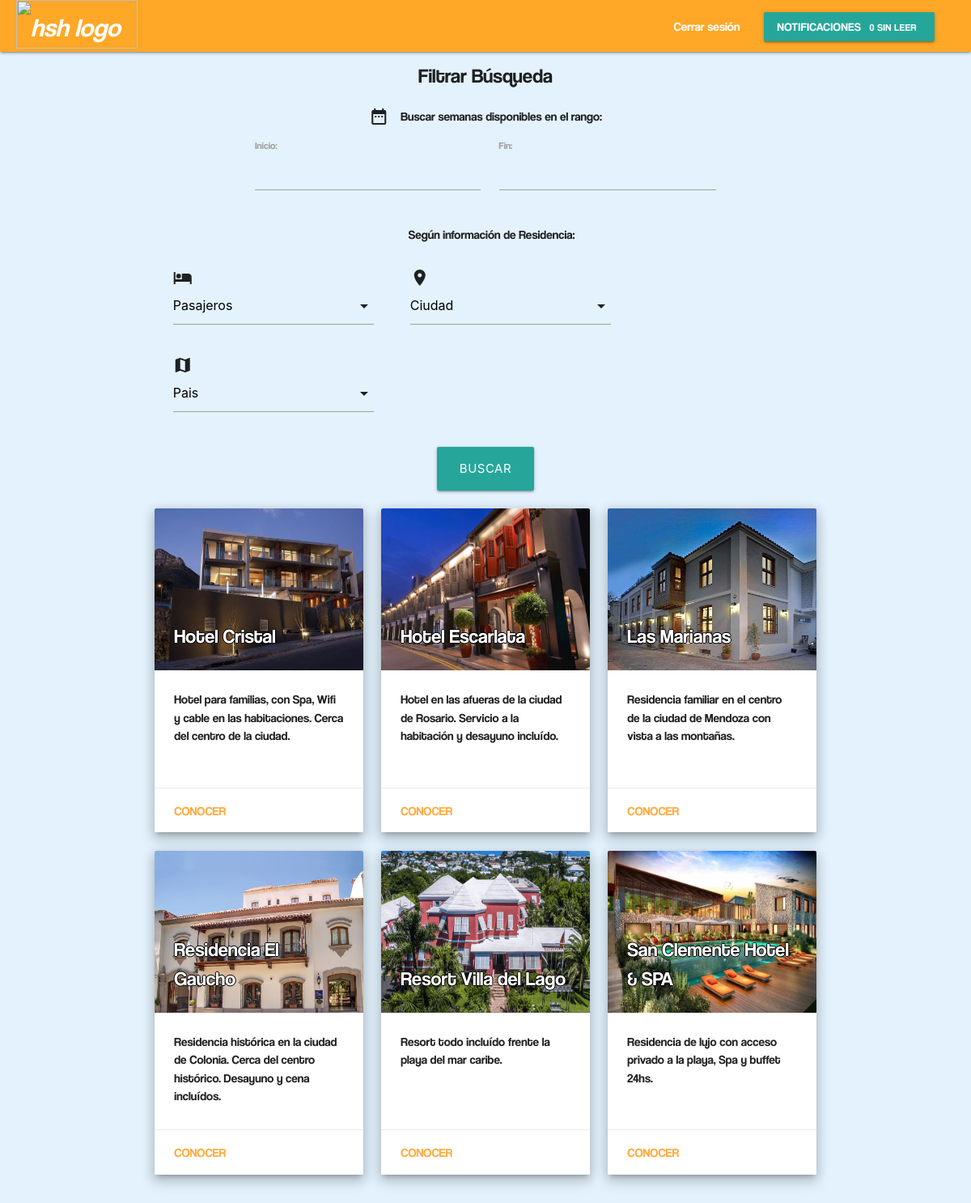
The page /buscar_residencias/ (signed in) on the database its author committed.
### main/models.py (models this page shows, shortened)
class User(AbstractBaseUser, PermissionsMixin):
	email = models.EmailField(_('email address'), unique=True)
	first_name = models.CharField(_('nombre'), max_length=30, blank=True)
	last_name = models.CharField(_('apellido'), max_length=30, blank=True)
	date_joined = models.DateTimeField(_('date joined'), auto_now_add=True)
	is_active = models.BooleanField(_('active'), default=True)
	date_of_birth = models.DateField(_('fecha de nacimiento'))
	nacionalidad = models.CharField(max_length=50)
	creditos = models.IntegerField(default=2)
	premium = models.BooleanField(_('premium estatus'), default=False)
	is_staff = models.BooleanField(
		_('staff status'),
		default=False,
		help_text=_('Designates whether the user can log into this admin site.'),
	)
	metodo_de_pago = models.OneToOneField(
		'Tarjeta',
		on_delete=models.CASCADE,
		related_name='user'
		)
	objects = UserManager()
	USERNAME_FIELD = 'email'
	REQUIRED_FIELDS = []
	class Meta:
		verbose_name = _('cliente')
		verbose_name_plural = _('clientes')

class Residencia(models.Model):
	nombre = models.CharField(max_length=50)
	dirección = models.CharField(max_length=200)
	ciudad = models.CharField(max_length=100)
	pais = models.CharField(max_length=30)
	descripcion = models.TextField()
	habitaciones = models.IntegerField(default=0)
	personas = models.IntegerField(default=0)
	baños = models.IntegerField(default=0)
	class Meta:
		ordering = ['nombre']
	def primerFoto(self):
		if self.imagenes.exists():
			return self.imagenes.first().imagen.name[12:]
		else:
			return "fotos/68184730.jpg"

class Imagen(models.Model):
	residencia = models.ForeignKey(Residencia,on_delete=models.CASCADE,related_name='imagenes')
	imagen = models.ImageField(upload_to=('staticfiles/fotos'))

### main/views.py (the view)
# urls.py: path("buscar_residencias/", views.buscar_residencias, name="buscar_residencias"),
def buscar_residencias(request):
    residencias = Residencia.objects.all()
    subastas = []
    errores = ""
    if request.method == 'POST':
        form = BuscarResidenciaForm(request.POST)
        if form.is_valid():
            fecha_inicio = form.cleaned_data.get("inicio")
            fecha_fin = form.cleaned_data.get("fin")
            pasa_form = form.cleaned_data.get("pasajeros")
            pais_form = form.cleaned_data.get("pais")
            ciudad_form = form.cleaned_data.get("ciudad")
            if pasa_form != None and pais_form != "" and ciudad_form != "":
                subastas = Subasta.objects.filter(dia_inicial__gte = fecha_inicio,
                dia_inicial__lte = fecha_fin, residencia__personas = pasa_form,
                residencia__pais = pais_form, residencia__ciudad = ciudad_form)
            elif pais_form != "" and ciudad_form != "":
                subastas = Subasta.objects.filter(dia_inicial__gte = fecha_inicio,
                dia_inicial__lte = fecha_fin, residencia__pais = pais_form,
                residencia__ciudad = ciudad_form)
            elif pasa_form != None and ciudad_form != "":
                subastas = Subasta.objects.filter(dia_inicial__gte = fecha_inicio,
                dia_inicial__lte = fecha_fin, residencia__personas = pasa_form,
                residencia__ciudad = ciudad_form)
            elif pais_form != "" and pasa_form != None:
                subastas = Subasta.objects.filter(dia_inicial__gte = fecha_inicio,
                dia_inicial__lte = fecha_fin, residencia__personas = pasa_form,
                residencia__pais = pais_form)
            elif pasa_form != None:
                subastas = Subasta.objects.filter(dia_inicial__gte = fecha_inicio,
                dia_inicial__lte = fecha_fin, residencia__personas = pasa_form)
            elif pais_form != "":
                subastas = Subasta.objects.filter(dia_inicial__gte = fecha_inicio,
                dia_inicial__lte = fecha_fin, residencia__pais = pais_form)
            elif ciudad_form != "":
                subastas = Subasta.objects.filter(dia_inicial__gte = fecha_inicio,
                dia_inicial__lte = fecha_fin, residencia__ciudad = ciudad_form)
            else:
                subastas = Subasta.objects.filter(dia_inicial__gte = fecha_inicio,
                                                  dia_inicial__lte = fecha_fin)
        residencias = set([Residencia.objects.get(id=s.residencia.id) for s in subastas])
    else:
        form = BuscarResidenciaForm()
    paises = set(r.pais for r in Residencia.objects.all())
    ciudades = set(r.ciudad for r in Residencia.objects.all())
    pasajeros = set(r.personas for r in Residencia.objects.all())
    return render(request=request,
                  template_name="main/residencias/buscar_residencias.html",
                  context={"residencias": residencias,
                           "paises": paises,
                           "pasajeros": pasajeros,
                           "ciudades": ciudades,
                           "form": form,
                           "notificaciones": request.user.notificaciones.all()})

### main/forms.py (shortened to what this page needs)
class BuscarResidenciaForm(forms.Form):
    inicio = forms.DateField(
        widget=forms.DateInput(format='%d/%m/%Y', attrs={'class': 'datepicker'}),
        input_formats=('%d/%m/%Y', )
        )
    fin = forms.DateField(
        widget=forms.DateInput(format='%d/%m/%Y', attrs={'class': 'datepicker'}),
        input_formats=('%d/%m/%Y', )
        )
    pasajeros = forms.IntegerField(required=False)
    ciudad = forms.CharField(required=False)
    pais = forms.CharField(required=False)

### main/templates/main/residencias/buscar_residencias.html (shortened to what this page needs)
{% extends "main/headers/header_logged_in.html" %}
{% load static %}
{% block content %}
<body>
  <h5 class="centrar">Filtrar Búsqueda</h5>
  <form method="post">
    <div class="row centrar">
      <div class="col">
        <p class="centrar"><i class="material-icons">date_range</i>
          &ensp;&ensp;Buscar semanas disponibles en el rango:</p>
        <div class="col">
          <div class="fieldWrapper">
            <label for='{{ form.inicio }}'>Inicio:</label>
            {{ form.inicio }}
          </div>
        </div>
        <div class="col">
          <div class="fieldWrapper">
            <label for='{{ form.fin }}'>Fin:</label>
            {{ form.fin }}
          </div>
        </div>
      </div>
    </div>
    <div class="row centrar">
    <div class="col">
      <p class="centrar">&ensp;&ensp;Según información de Residencia:</p>
      <div class="col">
        <div class="input-field col s12">
          <i class="material-icons">hotel</i>
        </div>
      </div>
    <div class="col">
      <div class="input-field col s12">
        <i class="material-icons">location_on</i>
      </div>
    </div>
    <div class="col">
      <div class="input-field col s12">
        <i class="material-icons">map</i>
      </div>
    </div>
    </div>
  </div>
    <div class="centrar">
      <button type="submit" class="waves-effect waves-light btn-large">Buscar</button>
    </div>
  </form>
    <div class="row">
      {% if residencias %}
        {% for r in residencias %}
          <div class="col s12 m7 l4">
            <div class="card medium z-depth-3">
              <div class="card-image">
                <img src="{% static r.primerFoto %}" height="200">
                <span class="card-title" style="text-shadow: -1px 0 black, 0 1px black, 1px 0 black, 0 -1px black;">{{r.nombre}}</span>
              </div>
              <div class="card-content" style="overflow: auto">
                <p>{{r.descripcion}}</p><br>
              </div>
              <div class="card-action">
                <a href="/ver_residencia/{{r.id}}">Conocer</a>
              </div>
            </div>
          </div>
        {% endfor %}
      {% else %}
        <h5 class="centrar">No se encontraron resultados</h5>
      {% endif %}
    </div>
</body>
{% endblock %}

### main/templates/main/headers/header_logged_in.html (shortened to what this page needs)
{% extends "main/builder.html" %}
{% load staticfiles %}
{% block builder %}
  <header>
    <div class="navbar-fixed">
      <nav>
        <div class="nav-wrapper #ffa726 orange lighten-1">
          <a href="/" class="brand-logo">
          <img class="logo" src="{% static 'logos/HSH-Complete.svg' %}" alt="hsh logo">
          </a>
          <ul id="nav-mobile" class="right hide-on-med-and-down">
            <li><a href="/logout">Cerrar sesión</a></li>
            <li>
              <a class="btn dropdown-trigger" data-target="dropdown2">
                Notificaciones<span class="new badge" data-badge-caption="sin leer">
                {{notificaciones.count}}</span>
              </a>
            </li>
          </ul>
      </nav>
    </div>
    <div class="container">
      {% block content %}
      {% endblock %}
    </div>
  </header>
{% endblock %}

### staticfiles/css/main.css (style rules this page uses)
.centrar { display: flex; justify-content: center; }
body { background: #e3f2fd; font-family: coolvetica; }
.logo { background-size: 300px; background-repeat: no-repeat; width: 150px; height: 60px; margin-left: 20; position: relative; }

### rows shown on the page
User: count "0"
Residencia: id.imagen (picture), nombre "Hotel Cristal", descripcion "Hotel para familias, con Spa, Wifi y cable en las habitaciones. Cerca del centro de la ciudad."
Residencia: id.imagen (picture), nombre "Hotel Escarlata", descripcion "Hotel en las afueras de la ciudad de Rosario. Servicio a la habitación y desayuno incluído."
Residencia: id.imagen (picture), nombre "Las Marianas", descripcion "Residencia familiar en el centro de la ciudad de Mendoza con vista a las montañas."
Residencia: id.imagen (picture), nombre "Residencia El Gaucho", descripcion "Residencia histórica en la ciudad de Colonia. Cerca del centro histórico. Desayuno y cena incluídos."
Residencia: id.imagen (picture), nombre "Resort Villa del Lago", descripcion "Resort todo incluído frente la playa del mar caribe."
Residencia: id.imagen (picture), nombre "San Clemente Hotel & SPA", descripcion "Residencia de lujo con acceso privado a la playa, Spa y buffet 24hs."
